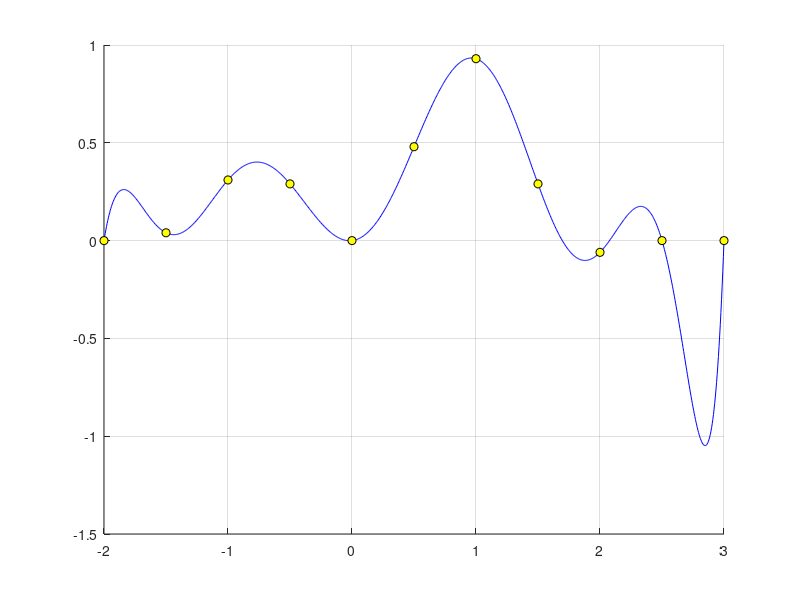

The MATLAB source for this figure:
function lagranzo
clc, close all, clear all
X=[-2 -1.5 -1 -0.5 0 0.5 1 1.5 2 2.5 3];
Y=[0 0.04 0.31 0.29 0 0.48 0.93 0.29 -0.06 0 0];

n=length(X);
figure(1); hold on, grid on;  

a=min(X);b=max(X); nnn=1000;
xxx=[a:(b-a)/(nnn-1):b];

figure(1); hold on, grid on;  
yyy = Lagranzo_interpoliacija(X,Y,xxx);
plot(xxx,yyy,'b-');

plot(X,Y,'ko','MarkerFaceColor','y');
return
end

function L=Lagrange(X,j,xxx)
    % X - inperpoliavimo abscises
    % j - L.d. numeris
    % xxx - vaizdavimo abscises    
    n=length(X);
    L=1;    
    for i=1:n
       if i ~= j ,L=L.*(xxx-X(i))/(X(j)-X(i)); end
    end
return 
end

function yyy=Lagranzo_interpoliacija(X,Y,xxx)
   n=length(X);
    yyy=0;
    for i=1:n        
        L=Lagrange(X,i,xxx); 
        yyy=yyy+L*Y(i);
    end
return
end